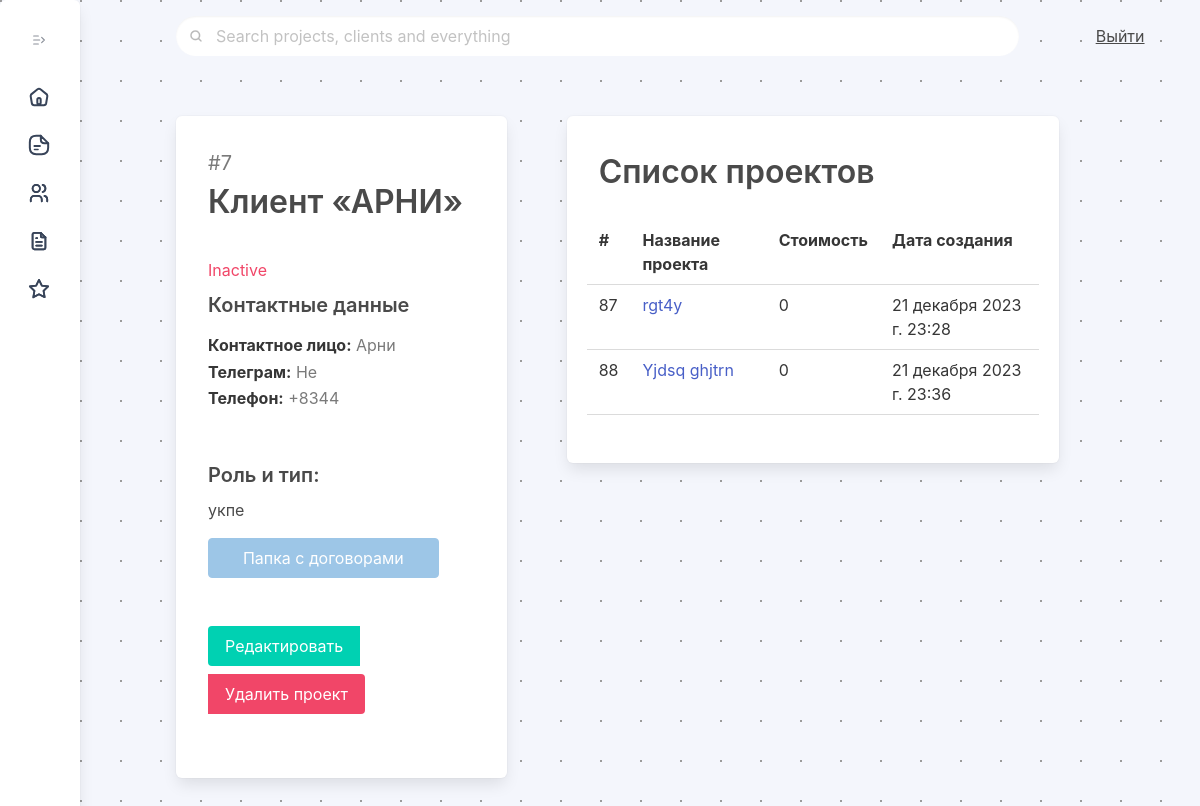
Before: /clients/7 with the older database file.
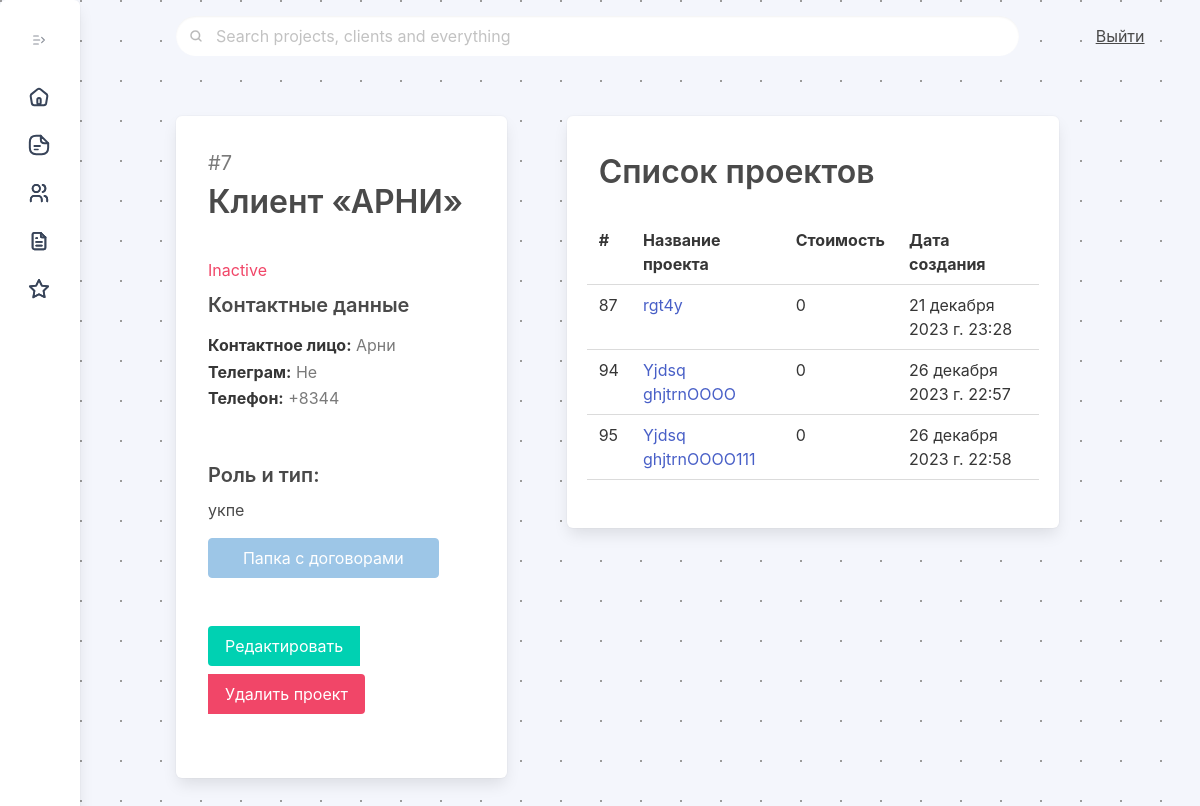
After: the same page with the newer database file.
### ipmalpha/models.py (models this page shows, shortened)
class Project(models.Model):
    project_name = models.CharField(max_length=512, unique = True)
    project_created = models.DateTimeField(null=True, default=timezone.now)
    project_finished = models.DateTimeField(null=True)
    project_status = models.ForeignKey(Status, on_delete=models.CASCADE, null=True, default="Draft")
    project_client = models.ForeignKey(Client, on_delete=models.CASCADE, null=True, related_name='project')
    project_product = models.CharField(max_length=512)
    project_sum = models.IntegerField(default=0)
    def get_absolute_url(self):
        return reverse("project_view", kwargs={'pk': self.pk})
    class Meta:
        ordering = ["pk"]
        verbose_name = "project"
        verbose_name_plural = "projects"
    pass

### ipmclients/views.py (the view)
# urls.py: path("clients/<slug:pk>", ClientDetailView.as_view(), name="client_view"),
class ClientDetailView(DetailView):
    model = Client
    template_name = "client_view.html"
    def get_context_data(self, **kwargs):
        context = super(ClientDetailView, self).get_context_data(**kwargs)
        context['clientsall'] = Client.objects.all()
        return context

### templates/client_view.html (shortened to what this page needs)
{% extends 'main/index.html' %}
{% load static %}
{% block content %}
<div class="column is-5 py-6 px-6 pb-6">
    <div class="box has-background-white pb-6">
        <p class="has-text-grey pl-3 is-size-5 pt-3" style=""> #{{object.id}}</p>
        <h1 class="is-size-3 pl-3 has-text-weight-semibold pb-5">Клиент «{{object.client_name}}»</h1>
        <div class="pl-3">
            <div class="client-info">{% if client.client_active == true %}
                <p class="has-text-primary  client-info" style=""> Active</p>
                {% else %}
                <p class="has-text-danger client-info-30" style=""> Inactive</p>
                {% endif %}</div>
                <h1 class="is-size-5 has-text-weight-semibold pb-3">Контактные данные</h1>
                <p class="has-text-grey client-info-15" style=""> <strong>Контактное лицо:</strong> {{object.client_contact}}</p>
                <p class="has-text-grey client-info-15" style=""> <strong>Телеграм:</strong> {{object.client_telegram}}</p>
                <p class="has-text-grey client-info-15" style=""> <strong>Телефон:</strong> {{object.client_phone}}</p>
                <p class="has-text-grey client-info-30" style=""> <h1 class="is-size-5 has-text-weight-semibold pt-6 pb-2">Роль и тип:</h1> {{object.client_roletype}}</p>
                <div class="mb-4 mr-6"><button class="button is-fullwidth is-info my-4 mb-6" {%if object.client_agreements %}href="{{object.client_agreements}}"{% else %} disabled {% endif %}>Папка с договорами</button>
                    <div class="buttons has-addons">
                        <a class="button is-primary  is-inline is-pulled-left" href="{% url 'client_update' object.id %}">Редактировать</a><a class="button is-danger modalProjectsFormButton is-inline is-pulled-right">Удалить проект</a>
                    </div>
                </div>
         </div>
     </div>
</div>
<div class="column is-6 py-6 pr-2">
    <div class="box has-background-white pb-6">
        <h1 class="is-size-3 pl-3 has-text-weight-semibold pt-3 pb-5">Список проектов</h1>
        <table class="table is-hoverable is-fullwidth">
                <tr>
                    <th  class=""> #
                    </th>
                    <th  class=""> Название проекта
                    </th>
                    <th  class=""> Стоимость
                    </th>
                    <th  class=""> Дата создания
                    </th>
                </tr>
            {% if client.project.all %}
                {% for project in client.project.all %}
                <tr>
                    <td class=""> {{ project.id }}
                    </td>
                    <td> <a href="{{project.get_absolute_url}}">{{ project.project_name }}</a>
                    </td>
                    <td> {{ project.project_sum }}
                    </td>
                    <td> {{ project.project_created }}
                    </td>
                </tr>
                {% endfor %}
            {% else %}
                <tr>
                    <td class="has-text-centered py-6" colspan="4"> У этого клиента еще нет проектов.
                    </td>
                </tr>
        </table>
            {% endif %}
    </div>
</div>
{% endblock %}

Changed rows visible on the page:
removed Project: id "88", project_name "Yjdsq ghjtrn", project_sum "0", project_created "21 декабря 2023 г. 23:36"
added Project: id "94", project_name "Yjdsq ghjtrnOOOO", project_sum "0", project_created "26 декабря 2023 г. 22:57"
added Project: id "95", project_name "Yjdsq ghjtrnOOOO111", project_sum "0", project_created "26 декабря 2023 г. 22:58"
